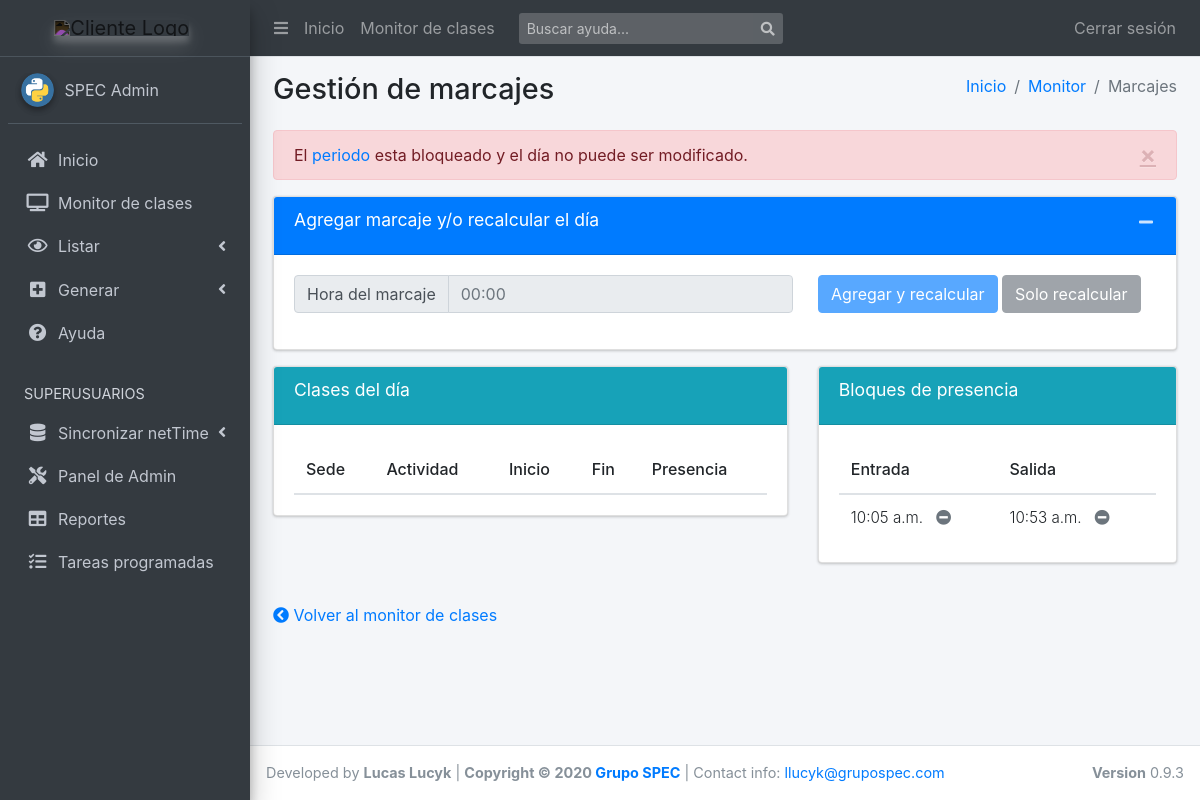
Page /clases/gestion_marcajes/1/2020-04-01 (signed in) on the earlier database version.
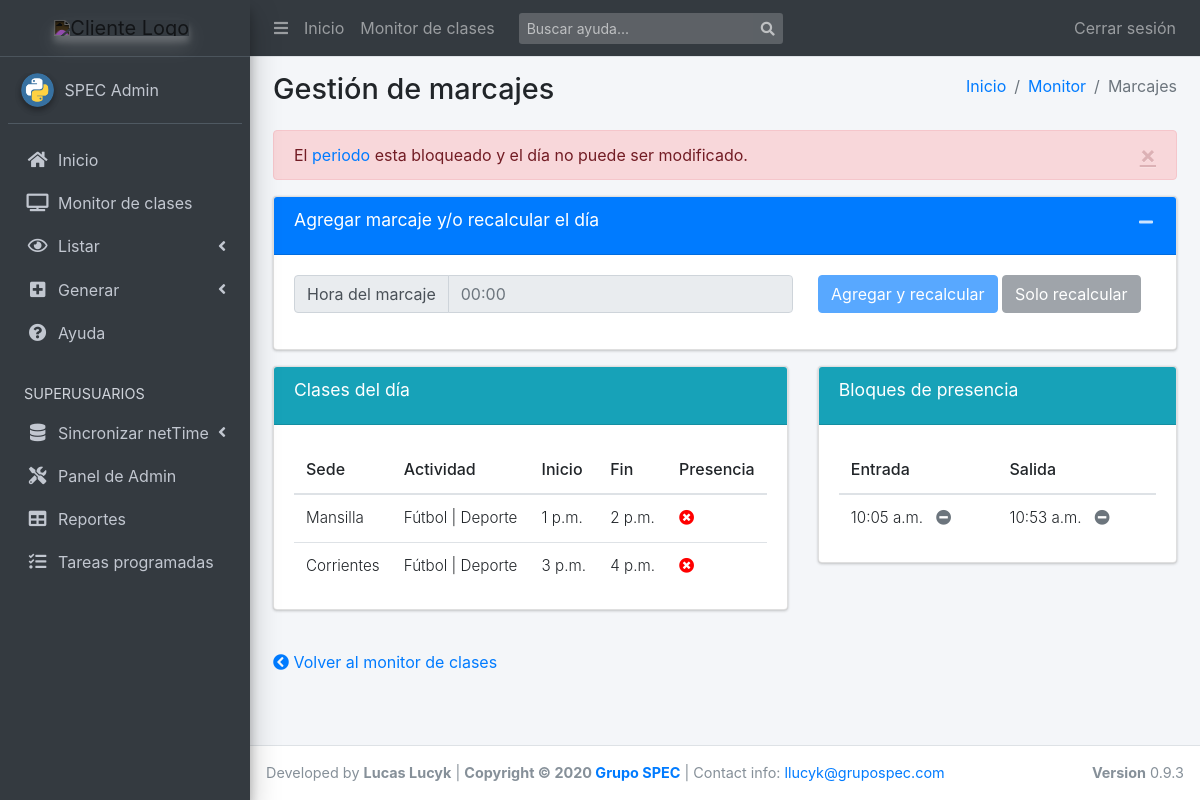
Same page on the later database version.
### scg_app/models.py (models this page shows, shortened)
class BloqueDePresencia(models.Model):
    empleado = models.ForeignKey(
        'Empleado', blank=True, null=True, on_delete=models.CASCADE)
    fecha = models.DateField(blank=True, default=timezone.now)
    inicio = models.ForeignKey(
        'Marcaje', blank=True, null=True, on_delete=models.SET_NULL,
        related_name='inicio')
    fin = models.ForeignKey(
        'Marcaje', blank=True, null=True, on_delete=models.SET_NULL,
        related_name='fin')
    class Meta:
        verbose_name = "Bloque de presencia"
        verbose_name_plural = "Bloques de presencia"
        get_latest_by = "-fecha"
        ordering = ["-fecha", "-inicio"]
        permissions = [
            ("recalculate_blocks", "Can recalculate blocks of a specific day"),
        ]

class Marcaje(models.Model):
    empleado = models.ForeignKey(
        'Empleado', blank=True, null=True, on_delete=models.SET_NULL)
    fecha = models.DateField(blank=True, default=timezone.now)
    hora = models.TimeField(null=True, blank=True)
    locked = models.BooleanField(blank=True, default=False)
    class Meta:
        verbose_name = "Marcaje"
        verbose_name_plural = "Marcajes"
        get_latest_by = "-fecha"
        ordering = ["-fecha", "hora"]

class Clase(models.Model):
    recurrencia = models.ForeignKey(
        'Recurrencia', on_delete=models.CASCADE, null=True)
    creacion = models.DateTimeField(default=timezone.now)
    dia_semana = models.CharField(
        max_length=9, choices=settings.DIA_SEMANA_CHOICES, blank=True)
    fecha = models.DateField(blank=True, default=timezone.now)
    horario_desde = models.TimeField(blank=True, default=timezone.now)
    horario_hasta = models.TimeField(blank=True, default=timezone.now)
    horas = models.FloatField(default=0.0)
    actividad = models.ForeignKey(
        Actividad, blank=True, null=True, on_delete=models.SET_NULL)
    sede = models.ForeignKey(
        Sede, blank=True, null=True, on_delete=models.SET_NULL)
    empleado = models.ForeignKey(
        Empleado, blank=True, null=True, on_delete=models.SET_NULL,
        related_name='empleado')
    reemplazo = models.ForeignKey(
        Empleado, blank=True, null=True,
        on_delete=models.SET_NULL,
        related_name='reemplazo')
    ausencia = models.ForeignKey(
        MotivoAusencia, blank=True, null=True, on_delete=models.SET_NULL,
        related_name='ausencia')
    confirmada = models.BooleanField(blank=True, default=False)
    modificada = models.BooleanField(blank=True, default=False)
    estado = models.CharField(
        max_length=1, choices=settings.ESTADOS_CHOICES, null=True, blank=True,
        default=settings.ESTADOS_CHOICES[0][0])
    presencia = models.CharField(
        max_length=12, choices=settings.PRESENCIA_CHOICES, null=True,
        blank=True, default=settings.PRESENCIA_CHOICES[0][0])
    comentarios = GenericRelation('GrupoComentario')
    locked = models.BooleanField(blank=True, default=False)
    class Meta:
        verbose_name = "Clase"
        verbose_name_plural = "Clases"
        get_latest_by = "-fecha"
        ordering = ["-fecha"]
        permissions = [
            ("confirm_classes", "Can confirm classes"),
            ("absence_management", "Can manage absence"),
            ("asign_replacement", "Can assign replacements"),
        ]
    class ReportBuilder:
        exclude = ('comentarios',)
        extra = (
            'monto', 'url_certificados', 'dia_semana_display',
            'format_user_comments',
        )
    @property
    def format_user_comments(self):
        return '.\r\n'.join(self.user_comments)
    @property
    def dia_semana_display(self):
        return self.get_dia_semana_display()
    @property
    def url_certificados(self):
        urls = [cert.complete_file_url for cert in self.certificado_set.all()]
        return '\n'.join(urls)
    @property
    def monto(self):
        ejecutor = self.reemplazo if self.reemplazo else self.empleado
        escala = ejecutor.escala.filter(grupo=self.actividad.grupo)
        if not escala or not self.horas:
            return 0.0
        return round(escala.first().monto_hora * self.horas, 2)
    @property
    def was_made(self):
        blocks = BloqueDePresencia.objects.filter(
            empleado=self.empleado,
            fecha=self.fecha,
            inicio__hora__lte=utils.get_min_offset(
                _time=self.horario_desde,
                _mins=settings.MINS_TOLERACIA),
            fin__hora__gte=utils.get_min_offset(
                _time=self.horario_hasta,
                _mins=settings.MINS_TOLERACIA,
                _sub=True),
        )
        return bool(blocks)

class Sede(models.Model):
    id_netTime = models.PositiveIntegerField(
        default=0,
        validators=[MinValueValidator(1)],
        unique=True,
        help_text="Para matchear marcajes e importaciones")
    nombre = models.CharField(max_length=100)
    codigo = models.CharField(max_length=50, blank=True, null=True, unique=True)
    tipo = models.CharField(max_length=30, default="Física", blank=True)
    class Meta:
        verbose_name = "Sede"
        verbose_name_plural = "Sedes"
        get_latest_by = "nombre"
        ordering = ["nombre", ]
    def __str__(self):
        return f'{self.nombre}'

class Actividad(models.Model):
    nombre = models.CharField(max_length=100)
    grupo = models.ForeignKey(
        'GrupoActividad', on_delete=models.SET_NULL, null=True, blank=True)
    class Meta:
        verbose_name = "Actividad"
        verbose_name_plural = "Actividades"
        ordering = ["nombre", ]
        get_latest_by = "nombre"
    def __str__(self):
        return f'{self.nombre} | {self.grupo}'

class GrupoActividad(models.Model):
    nombre = models.CharField(max_length=100)
    codigo = models.CharField(max_length=50, blank=True, null=True, unique=True)
    tipo = models.CharField(max_length=50, blank=True, null=True)
    class Meta:
        verbose_name = "Grupo de Actividad"
        verbose_name_plural = "Grupos de Actividad"
        ordering = ["nombre", ]
        get_latest_by = "nombre"
    def __str__(self):
        return f'{self.nombre}'

### scg_app/views.py (the view, shortened to what this page needs)
# urls.py: path('gestion_marcajes/<str:id_empleado>/<str:fecha>',
@login_required
def gestion_marcajes(request, id_empleado=None, fecha=None, context=None):
    template = "apps/scg_app/gestion_marcajes.html"
    form = MarcajeForm(request.POST if request.method == "POST" else None)
    context = context or {'form': form}
    try:
        id_empleado = int(id_empleado)
        fecha = datetime.date.fromisoformat(fecha)
    except:
        messages.error(request, "Error en parámetros recibidos")
        return render(request, template, context)
    empleado = Empleado.objects.filter(pk=id_empleado)
    if not empleado:
        messages.error(request, "El empleado no existe")
        return render(request, template, context)
    empleado = empleado.first() #checked what exists
    day_classes = Clase.objects.filter(
        empleado__pk=id_empleado, fecha=fecha
    ).order_by('horario_desde')
    day_blocks = BloqueDePresencia.objects.filter(
        empleado__pk=id_empleado, fecha=fecha
    ).order_by('inicio__hora')
    context["day_classes"] = day_classes
    context["day_blocks"] = day_blocks
    if Periodo.blocked_day(fecha):
        context["day_locked"] = True
        messages.error(
            request,
            'El <a href="{}" class="no-decore">periodo</a> esta bloqueado y el \
            día no puede ser modificado.'.format(
                Periodo.get_url_date_period(fecha)
            ))
        return render(request, template, context)

### scg_app/forms.py
class MarcajeForm(forms.Form):
    hora_marcaje = forms.TimeField(widget=forms.TimeInput(format="%H:%M"), required=False, help_text="")
    hora_marcaje.widget.attrs.update({
        'class': 'form-control hour-input',
        'placeholder': "00:00",
        'aria-label': 'hora_marcaje',
        'aria-describedby': 'basic-addon1',
        })

### scg_app/models.py (called while the page is built)
    @classmethod
    def check_overlap(cls, _desde, _hasta, id_exclude=None, locked_only=False):
        start_before = Q()
        start_before.add(Q(desde__lte=_desde), Q.AND)
        start_before.add(Q(hasta__gte=_desde), Q.AND)
        start_after = Q()
        start_after.add(Q(desde__gte=_desde), Q.AND)
        start_after.add(Q(desde__lte=_hasta), Q.AND)
        period = Q()
        period.add(start_before, Q.OR)
        period.add(start_after, Q.OR)
        _periodos = cls.objects.filter(period)
        if id_exclude:
            _periodos = _periodos.exclude(pk=id_exclude)
        if locked_only:
            _periodos = _periodos.exclude(bloqueado=False)
        return _periodos.count()

    @classmethod
    def blocked_day(cls, day):
        return cls.check_overlap(day, day, locked_only=True)

### templates/apps/scg_app/gestion_marcajes.html (shortened to what the changed rows need)
{% extends "base_template.html" %}
{% block namepage %}Gesti&oacute;n de marcajes{% endblock %}
{% block content %}
<div class="row">
  <div class="col-md-12">
    {% if messages %}
      <section id="mensajes">
        {% for message in messages %}
          <div class="alert alert-{% if message.tags %}{{ message.tags }}{% endif %} alert-dismissible" >
            <a href="#" class="close" data-dismiss="alert" aria-label="close">&times;</a>
              {{ message|safe }}
          </div>
          {% endfor %}
        </section>
    {% endif %}
    <div class="row">
      <div class="col-md-7">
        <section id="clases ">
          <div class="card card-info">
            <div class="card-body">
              <table class="table .table-responsive .table-bordered">
                <thead>
                  <tr>
                    <th class="align-middle" scope="col">Sede</th>
                    <th class="align-middle" scope="col">Actividad</th>
                    <th class="align-middle" scope="col">Inicio</th>
                    <th class="align-middle" scope="col">Fin</th>
                    <th class="align-middle" scope="col">Presencia</th>
                  </tr>
                </thead>
                <tbody>
                  {% for clase in day_classes %}
                    <tr>
                      <td class="align-middle">{{clase.sede}}</td>
                      <td class="align-middle">{{clase.actividad}}</td>
                      <td class="align-middle">{{clase.horario_desde}}</td>
                      <td class="align-middle">{{clase.horario_hasta}}</td>
                      <td class="align-middle">
                        {% if clase.was_made %}
                          <i class="fas fa-check-circle" style="color: green !important;"></i>
                        {% else %}
                          <i class="fas fa-times-circle" style="color: red !important;"></i>
                        {% endif %}
                      </td>
                    </tr>
                  {% endfor %}
                </tbody>
              </table>
            </div>
          </div>
        </section>
      </div>
      <div class="col-md-5">
        <section id="marcajes ">
          <div class="card card-info">
            <div class="card-body">
              <table class="table .table-responsive .table-bordered">
                <thead>
                  <tr>
                    <th class="align-middle" scope="col">Entrada</th>
                    <th class="align-middle" scope="col">Salida</th>
                  </tr>
                </thead>
                <tbody>
                  {% for bloque in day_blocks %}
                    <tr>
                      <td class="align-middle">
                        {% if bloque.inicio %}
                          {{bloque.inicio.hora}} &nbsp;
                          {% if day_locked or lock_delete %}
                            <a href="#" role="button" class="btn-link disabled" aria-disabled="true">
                              <i class="fas fa-minus-circle"></i>
                            </a>
                          {% else %}
                            <a href="{{ bloque.inicio.get_delete_url|safe }}" role="button" class="btn-link">
                              <i class="fas fa-minus-circle" style="color: red !important;"></i>
                            </a>
                          {% endif %}
                        {% else %}
                          <i class="fas fa-exclamation-circle" style="color: orange !important;"></i>
                        {% endif %}
                      </td>
                      <td class="align-middle">
                        {% if bloque.fin %}
                          {{bloque.fin.hora}} &nbsp;
                          {% if day_locked or lock_delete %}
                            <a href="#" role="button" class="btn-link disabled" aria-disabled="true">
                              <i class="fas fa-minus-circle"></i>
                            </a>
                          {% else %}
                            <a href="{{ bloque.fin.get_delete_url|safe }}" role="button" class="btn-link">
                              <i class="fas fa-minus-circle" style="color: red !important;"></i>
                            </a>
                          {% endif %}
                        {% else %}
                          <i class="fas fa-exclamation-circle"></i>
                        {% endif %}
                      </td>
                    </tr>
                  {% endfor %}
                </tbody>
              </table>
            </div>
          </div>
        </section>
      </div>
    </div>
    <br /> <p><a href="javascript: window.history.back();"><i class="fas fa-chevron-circle-left"></i> Volver al monitor de clases</a></p>
  </div>
</div>
{% endblock %}

Differences in the rows shown:
added Clase: sede "Mansilla", actividad "Fútbol | Deporte", horario_desde "1 p.m.", horario_hasta "2 p.m.", fecha "2020-04-01" (drawn)
added Clase: sede "Corrientes", actividad "Fútbol | Deporte", horario_desde "3 p.m.", horario_hasta "4 p.m.", fecha "2020-04-01" (drawn)
